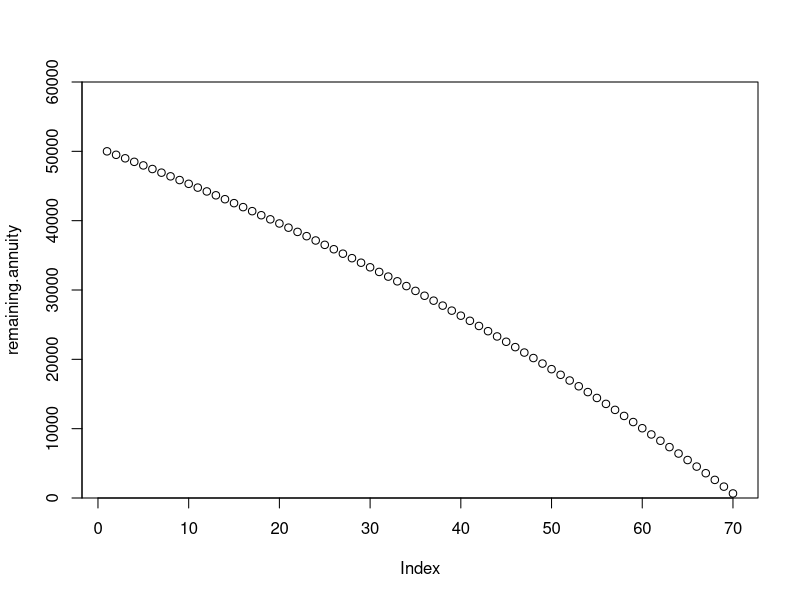
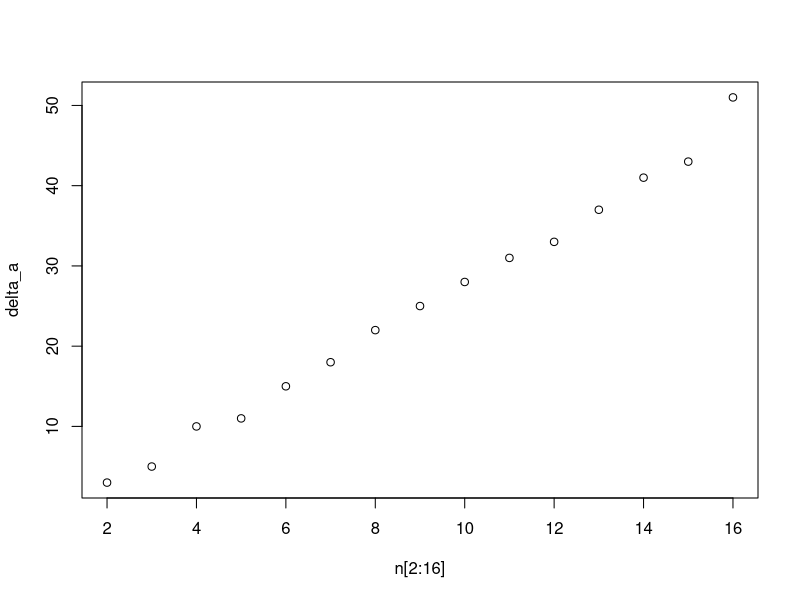

The R script that drew these images, in order:
## ---- chunk 1
steps=100
n_0=50000
withdrawl=1000
percent_return=1

annuity<-function(x){x+(percent_return/100)*x-withdrawl}

remaining.annuity<-n_0

for(i in 1:steps){
  n=annuity(remaining.annuity[i])
  remaining.annuity<-c(remaining.annuity,n)
}
#could rewrite with while

remaining.annuity<-remaining.annuity[which(remaining.annuity>0)]
plot(remaining.annuity, ylim=c(0,n_0+10000),yaxs="i")

which.min(remaining.annuity)
## ---- chunk 2
n=seq(1,16,1)
a_n=c(3,6,11,21,32,47,65,87,112,140,171,204,241,282,325,376)

delta_a<-diff(a_n)

plot(x=n[2:16], y=delta_a)
## ---- chunk 3
braking.model <- lm(n[2:16] ~ delta_a)
print(braking.model)
